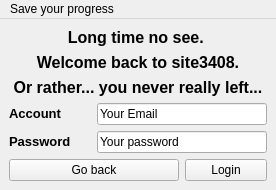
<?xml version="1.0" encoding="UTF-8"?>
<ui version="4.0">
 <class>login</class>
 <widget class="QMainWindow" name="login">
  <property name="geometry">
   <rect>
    <x>0</x>
    <y>0</y>
    <width>276</width>
    <height>180</height>
   </rect>
  </property>
  <property name="windowTitle">
   <string>Site-3408 welcome you.</string>
  </property>
  <widget class="QWidget" name="centralwidget">
   <layout class="QGridLayout" name="gridLayout">
    <item row="0" column="0" colspan="3">
     <widget class="QLabel" name="label">
      <property name="text">
       <string>&lt;html&gt;&lt;head/&gt;&lt;body&gt;&lt;p align=&quot;center&quot;&gt;&lt;span style=&quot; font-size:12pt; font-weight:600;&quot;&gt;Long time no see. &lt;/span&gt;&lt;/p&gt;&lt;/body&gt;&lt;/html&gt;</string>
      </property>
     </widget>
    </item>
    <item row="1" column="0" colspan="3">
     <widget class="QLabel" name="label_2">
      <property name="text">
       <string>&lt;html&gt;&lt;head/&gt;&lt;body&gt;&lt;p align=&quot;center&quot;&gt;&lt;span style=&quot; font-size:12pt; font-weight:600;&quot;&gt;Welcome back to site3408.&lt;/span&gt;&lt;/p&gt;&lt;/body&gt;&lt;/html&gt;</string>
      </property>
     </widget>
    </item>
    <item row="2" column="0" colspan="3">
     <widget class="QLabel" name="label_3">
      <property name="text">
       <string>&lt;html&gt;&lt;head/&gt;&lt;body&gt;&lt;p align=&quot;center&quot;&gt;&lt;span style=&quot; font-size:12pt; font-weight:600;&quot;&gt;Or rather... you never really left...&lt;/span&gt;&lt;/p&gt;&lt;/body&gt;&lt;/html&gt;</string>
      </property>
     </widget>
    </item>
    <item row="3" column="0">
     <widget class="QLabel" name="label_4">
      <property name="text">
       <string>&lt;html&gt;&lt;head/&gt;&lt;body&gt;&lt;p&gt;&lt;span style=&quot; font-size:10pt; font-weight:600;&quot;&gt;Account&lt;/span&gt;&lt;/p&gt;&lt;/body&gt;&lt;/html&gt;</string>
      </property>
     </widget>
    </item>
    <item row="3" column="1" colspan="2">
     <widget class="QLineEdit" name="lineEdit">
      <property name="text">
       <string>Your Email</string>
      </property>
     </widget>
    </item>
    <item row="4" column="0">
     <widget class="QLabel" name="label_5">
      <property name="text">
       <string>&lt;html&gt;&lt;head/&gt;&lt;body&gt;&lt;p&gt;&lt;span style=&quot; font-size:10pt; font-weight:600;&quot;&gt;Password&lt;/span&gt;&lt;/p&gt;&lt;/body&gt;&lt;/html&gt;</string>
      </property>
     </widget>
    </item>
    <item row="4" column="1" colspan="2">
     <widget class="QLineEdit" name="lineEdit_2">
      <property name="text">
       <string>Your password</string>
      </property>
     </widget>
    </item>
    <item row="5" column="0" colspan="2">
     <widget class="QPushButton" name="Goback">
      <property name="text">
       <string>Go back</string>
      </property>
     </widget>
    </item>
    <item row="5" column="2">
     <widget class="QPushButton" name="Login">
      <property name="text">
       <string>Login</string>
      </property>
     </widget>
    </item>
   </layout>
  </widget>
  <widget class="QMenuBar" name="menubar">
   <property name="geometry">
    <rect>
     <x>0</x>
     <y>0</y>
     <width>276</width>
     <height>25</height>
    </rect>
   </property>
   <widget class="QMenu" name="menuSave_your_progress">
    <property name="title">
     <string>Save your progress</string>
    </property>
   </widget>
   <addaction name="menuSave_your_progress"/>
  </widget>
 </widget>
 <resources/>
 <connections/>
</ui>
